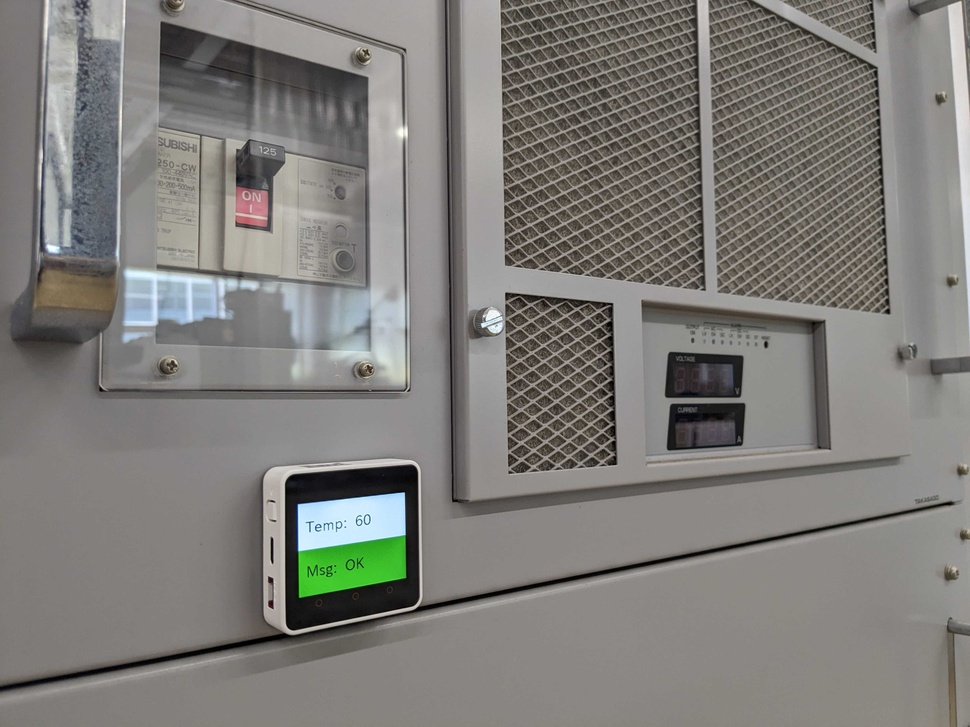
#> input picture gazou_syori_kadai/001.jpg, 970 x 727 px, shrunk from 4032 x 3024 before the run
$ python gazou_syori1.py
#> lines starting #> are read from the running program, lines starting #| are printed output that depends on the picture; after the words box and inside, x2 and y2 are one past the last pixel; in counts of white or black regions, pixels touching at a corner belong together
# ライブラリのインポート
import cv2

def detext_color(image_path, target_color):

    # 画像の読み込み
#> called with image_path = '001.jpg', target_color = 'green'
    img = cv2.imread(image_path)
#> img is the input picture: shape (727, 970, 3); mean B, G, R 121.6, 125.4, 127.1

    # 画像をBGRからHSVに変換
    hsv_img = cv2.cvtColor(img, cv2.COLOR_BGR2HSV)
#> hsv_img: shape (727, 970, 3); mean H, S, V 35.1, 19.4, 129.2

    # 特定の色の範囲を定義
    if target_color.lower() == "green":
        lower_color = (50, 100, 100)
        upper_color = (70, 255, 255)
    elif target_color.lower() == "yellow":
        lower_color = (20, 100, 100)
        upper_color = (30, 255, 255)
    elif target_color.lower() == "red":
        lower_color = (0, 100, 100)
        upper_color = (10, 255, 255)

    # 特定の色の範囲内にあるピクセルをマスク
    mask = cv2.inRange(hsv_img, lower_color, upper_color)
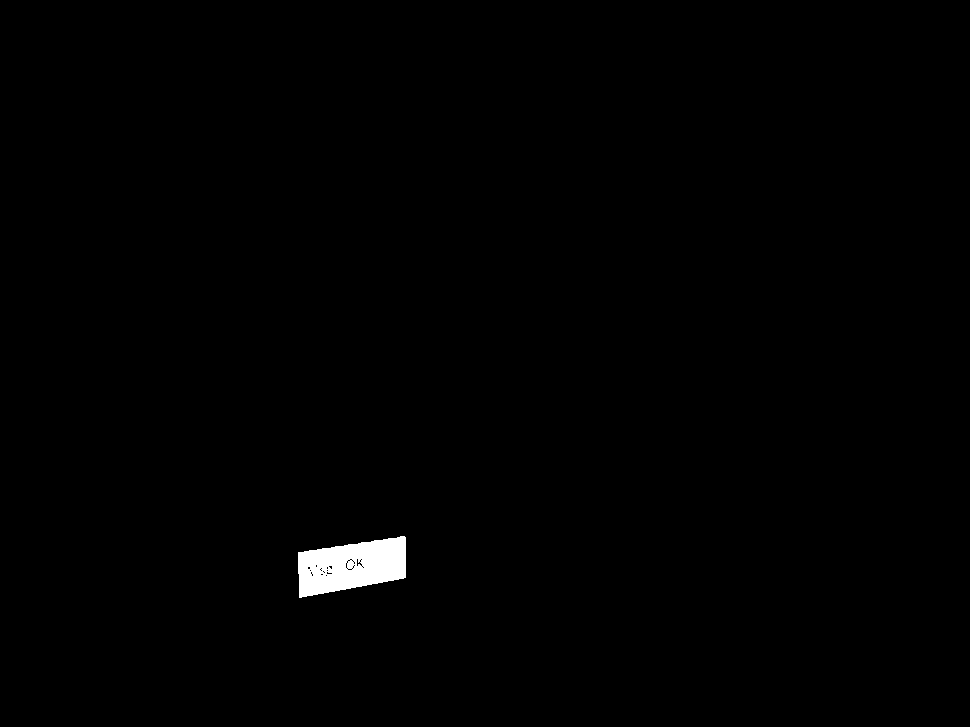
#> mask: shape (727, 970); 0.66% white; 1 white region, box (x1, y1, x2, y2) and area: (298, 536, 406, 598) 4668

    # マスクされた画像を表示するかどうか判定
    if cv2.countNonZero(mask) > 0:
        if target_color.lower() == "green":
            print("OK: システムは正常に稼働しています。")
    if cv2.countNonZero(mask) > 0:
        if target_color.lower() == "yellow":
            print("Warning: システムの異常を警告します。")
    if cv2.countNonZero(mask) > 0:
        if target_color.lower() == "red":
            print("Danger: システムが危険な状態です。")

# 画像ファイルと対象の色を指定して関数を呼び出す
detext_color("001.jpg", "green")
detext_color("002.jpg", "green")
#> call 2 of detext_color, with image_path = '002.jpg', target_color = 'green'
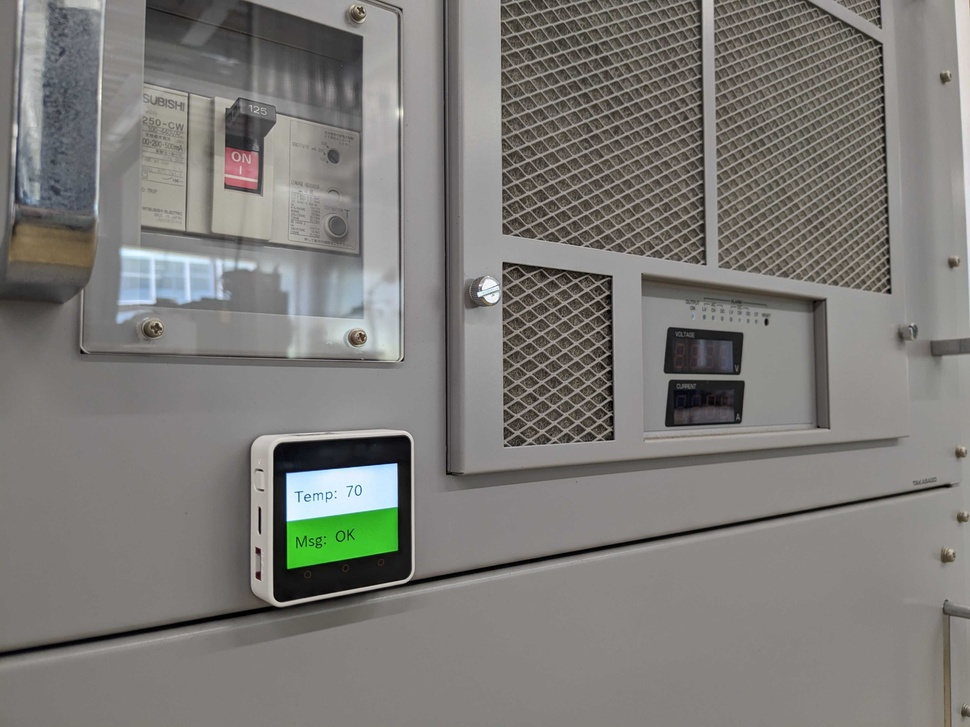
#> input picture gazou_syori_kadai/002.jpg, 970 x 727 px, shrunk from 4032 x 3024 before the run
#> in detext_color, img is the input picture: shape (727, 970, 3); mean B, G, R 119.7, 123.3, 125
#> in detext_color (call 2), `hsv_img = cv2.cvtColor(img, cv2.COLOR_BGR2HSV)`: hsv_img: shape (727, 970, 3); mean H, S, V 34.7, 19.1, 127.1
#> in detext_color (call 2), `mask = cv2.inRange(hsv_img, lower_color, upper_color)`: mask: shape (727, 970); 0.7% white; 1 white region, box (x1, y1, x2, y2) and area: (287, 508, 398, 569) 4928
detext_color("003.jpg", "yellow")
#> call 3 of detext_color, with image_path = '003.jpg', target_color = 'yellow'
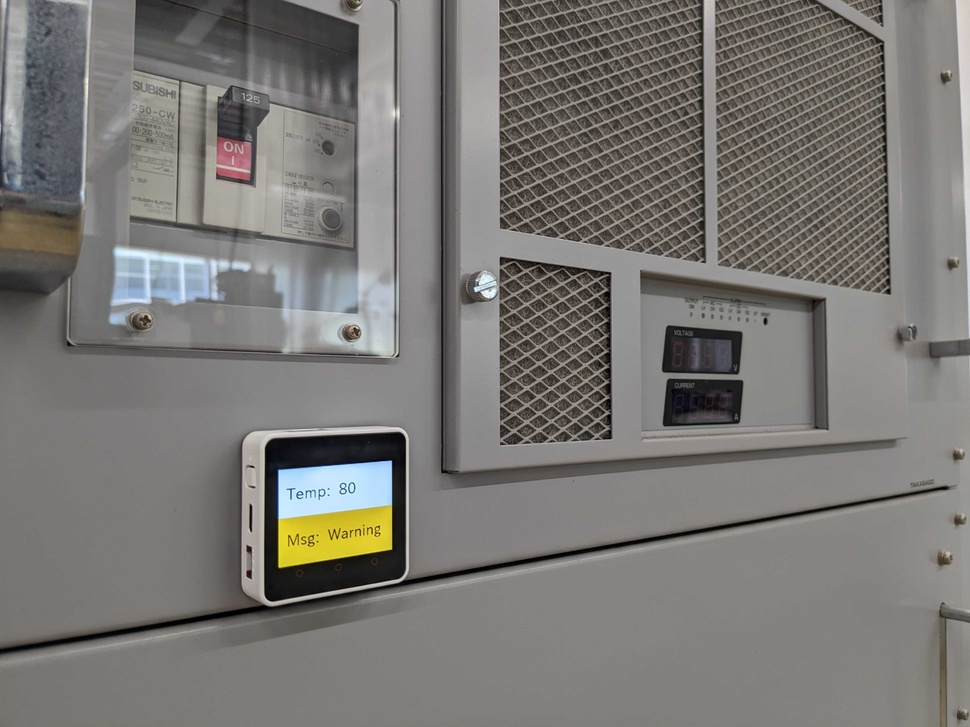
#> input picture gazou_syori_kadai/003.jpg, 970 x 727 px, shrunk from 4032 x 3024 before the run
#> in detext_color, img is the input picture: shape (727, 970, 3); mean B, G, R 116, 119.4, 122.2
#> in detext_color (call 3), `hsv_img = cv2.cvtColor(img, cv2.COLOR_BGR2HSV)`: hsv_img: shape (727, 970, 3); mean H, S, V 37.5, 19.7, 123.5
#> in detext_color (call 3), `mask = cv2.inRange(hsv_img, lower_color, upper_color)`:
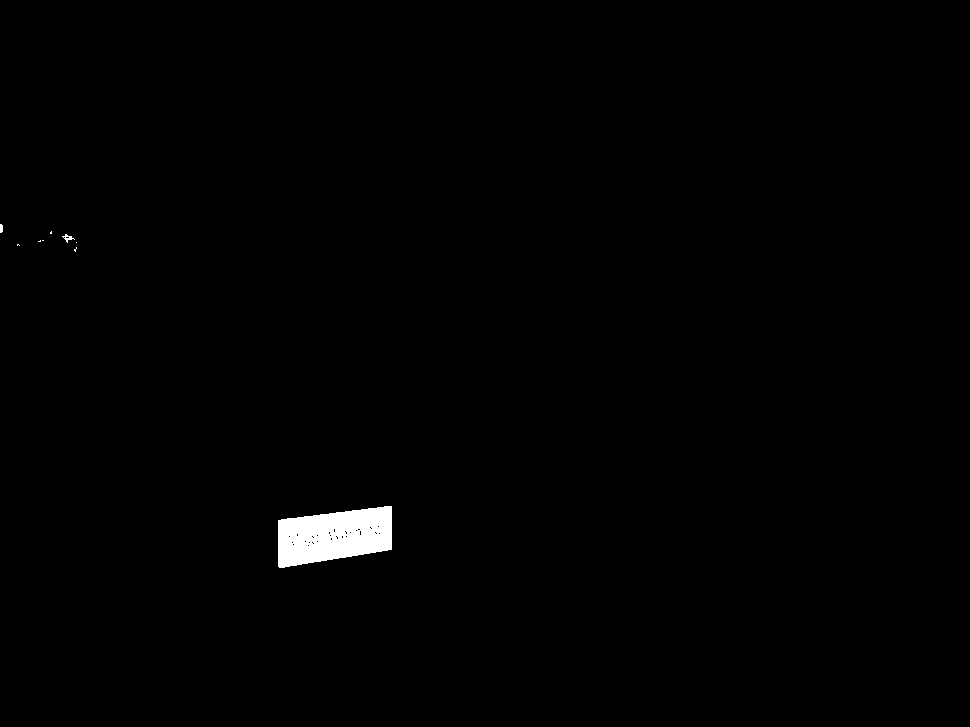
#> mask: shape (727, 970); 0.76% white; 9 white regions (6 under 20 px), largest, box (x1, y1, x2, y2) and area: (278, 506, 392, 568) 5256, (62, 234, 75, 243) 43, (0, 224, 3, 233) 25
detext_color("004.jpg", "red")
#> call 4 of detext_color, with image_path = '004.jpg', target_color = 'red'
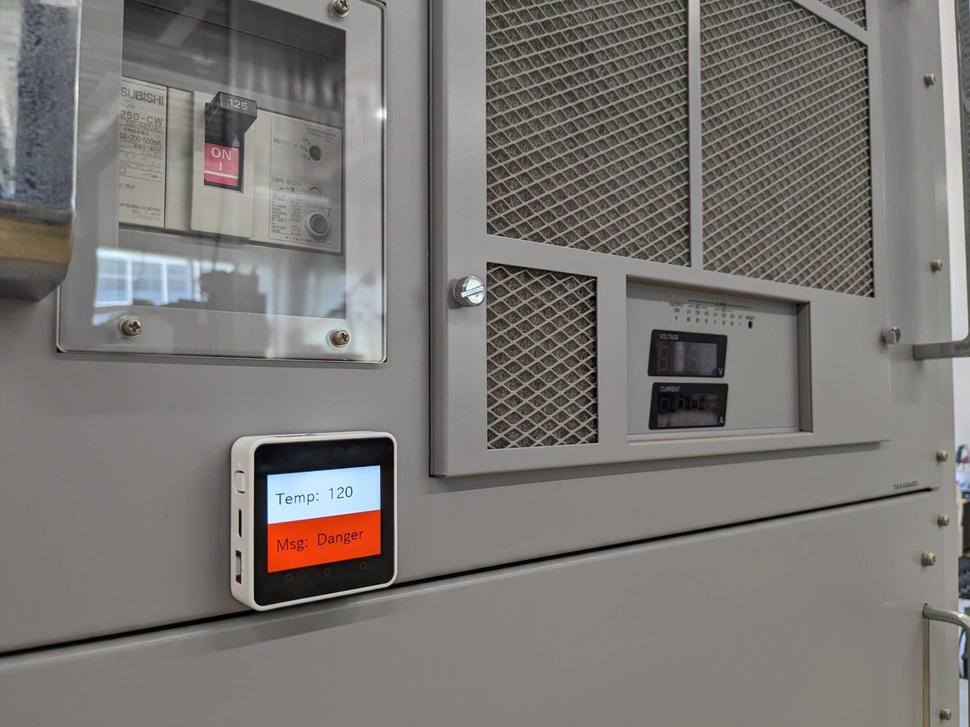
#> input picture gazou_syori_kadai/004.jpg, 970 x 727 px, shrunk from 4032 x 3024 before the run
#> in detext_color, img is the input picture: shape (727, 970, 3); mean B, G, R 115.8, 118.7, 122.2
#> in detext_color (call 4), `hsv_img = cv2.cvtColor(img, cv2.COLOR_BGR2HSV)`: hsv_img: shape (727, 970, 3); mean H, S, V 32.7, 19.9, 123.6
#> in detext_color (call 4), `mask = cv2.inRange(hsv_img, lower_color, upper_color)`:
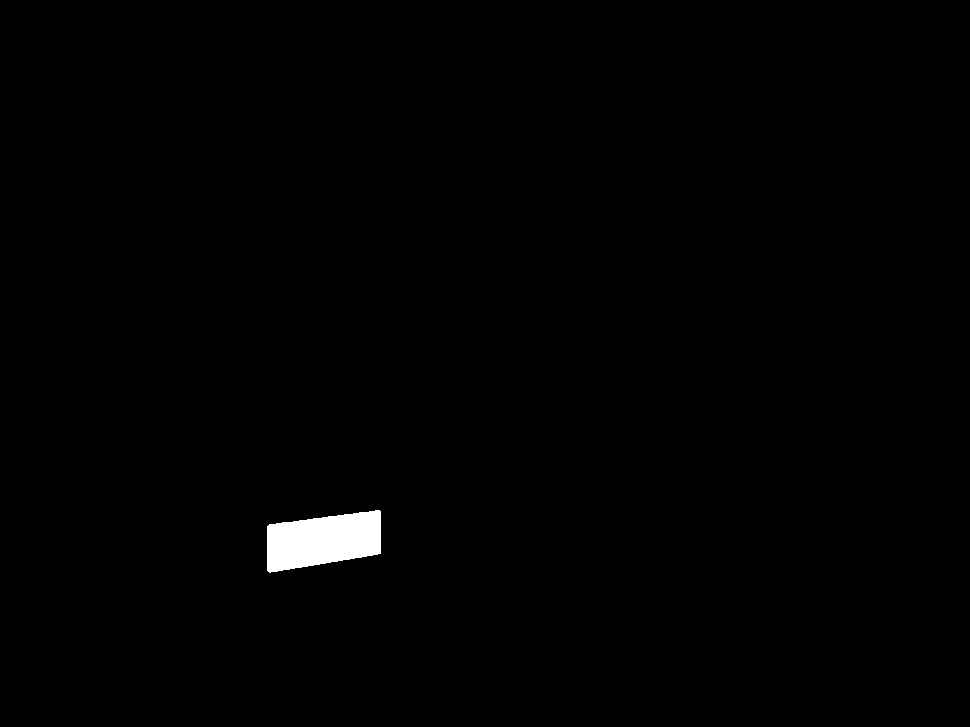
#> mask: shape (727, 970); 0.75% white; 1 white region, box (x1, y1, x2, y2) and area: (267, 510, 381, 573) 5301
